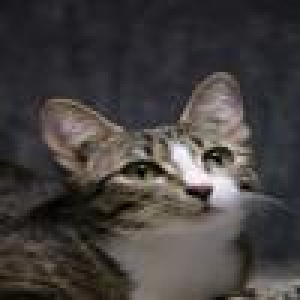
#> input picture assets/images/cats/cat1.jpg, 100 x 100 px (shown 3 times larger)
$ python -i functions.py   (imports and definitions only)
#> lines starting #> are read from the running program, lines starting #| are printed output that depends on the picture; after the words box and inside, x2 and y2 are one past the last pixel; in counts of white or black regions, pixels touching at a corner belong together
import numpy as np
import os
import tkinter as tk
import cv2
import random
from tkinter import filedialog, messagebox, Label
from PIL import Image, ImageTk


# ***************************Dossiers pour stocker les images de chats et de chiens
CAT_FOLDER="assets/images/cats"
DOG_FOLDER ="assets/images/dogs"


# ***************Initialiser les listes
dataset = []  # Stocker les données prêtes pour l’entraînement
selected_images_chat = []  # Stocker les chemins des images de chats sélectionnées
selected_images_chien = []   # Stocker les chemins des images de chiens sélectionnées

#************************** Vérifier si les dossiers existent, sinon les créer
# [73 lines left out: functions create_folders, update_display, choose_images, not called in this run]


#****************** Fonction pour extraire la couleur dominante
def extract_dominant_color(img_path):
    img = Image.open(img_path).resize((150, 150))   # Redimensionner l'image à une taille fixe
    img_array = np.array(img)  # Convertir l'image en tableau numpy

    # Calculer la couleur dominante (moyenne des couleurs RGB)
    avg_color = img_array.mean(axis=(0, 1))  # Moyenne des pixels en R, G, B
    # Retourner la couleur dominante sous la forme d'une chaîne lisible
    return f"RGB({int(avg_color[0])}, {int(avg_color[1])}, {int(avg_color[2])})"

# ******************** Fonction pour extraire les couleurs dominantes d'une liste d'images avec un label
def extract_colors_from_images(image_list, label):

    dominant_colors = []  # Liste pour stocker les couleurs dominantes
    for img_path in image_list:
        dominant_color = extract_dominant_color(img_path)  # Extraire la couleur dominante de l'image
        dominant_colors.append((label, dominant_color))  # Ajouter la couleur dominante avec le label

    return dominant_colors  # Retourner la liste des couleurs dominantes avec le label

# Exemple d'utilisation pour les images de chats et de chiens
cats_colors = extract_colors_from_images(selected_images_chat, "chat")
dogs_colors = extract_colors_from_images(selected_images_chien, "chien")


# *********************************Afficher les couleurs dominantes extraites
# [2 lines not run here, left out]


#*******************************fonction pour detecter la forme approximative des yeux

def detect_eye_shapes(image_path):
    image = cv2.imread(image_path)
    if image is None:
        print(f"{image_path}: image introuvable.")
        return None

    gray = cv2.cvtColor(image, cv2.COLOR_BGR2GRAY)
    gray = cv2.equalizeHist(gray)
    gray = cv2.GaussianBlur(gray, (5, 5), 0)

    face_cascade = cv2.CascadeClassifier(cv2.data.haarcascades + 'haarcascade_frontalface_default.xml')
    eye_cascade = cv2.CascadeClassifier(cv2.data.haarcascades + 'haarcascade_eye.xml')

    faces = face_cascade.detectMultiScale(gray, scaleFactor=1.1, minNeighbors=5)

    for (x, y, w, h) in faces:
        roi_gray = gray[y:y+int(h*0.6), x:x+w]  # se concentrer sur le haut du visage
        eyes = eye_cascade.detectMultiScale(roi_gray, scaleFactor=1.05, minNeighbors=3, minSize=(10, 10))

        if len(eyes) > 0:
            print(f"{image_path}: {len(eyes)} yeux détectés")
            return len(eyes)

    print(f"{image_path}: Aucun œil détecté")
    return None

#*******************************Fonction pour parcourir une liste d'images et détecter la forme des yeux
def detect_eye_shapes_from_liste(liste):
    all_eye_shapes = {}  # Dictionnaire pour stocker les formes des yeux pour chaque image

    for img_path in liste:
        eye_shapes = detect_eye_shapes(img_path)  # Appeler la fonction de détection pour chaque image
        all_eye_shapes[img_path] = eye_shapes  # Ajouter les formes des yeux dans le dictionnaire

    return all_eye_shapes


# *****************************Extraire la forme approximative des yeux depuis des images dans le dossier des chats et des chiens
cat_eye_shapes =  detect_eye_shapes_from_liste(selected_images_chat)
dog_eye_shapes =  detect_eye_shapes_from_liste(selected_images_chien)

# [2 lines not run here, left out]

#fonction pour estimer la taille d un animal depuis une image
def estimer_taille_animal(image_path):
    # Charger l'image en niveaux de gris
    image = cv2.imread(image_path, cv2.IMREAD_GRAYSCALE)
    # Appliquer un flou pour enlever du bruit
    blurred = cv2.GaussianBlur(image, (5, 5), 0)
    # Détection des contours
    _, threshold = cv2.threshold(blurred, 50, 255, cv2.THRESH_BINARY_INV + cv2.THRESH_OTSU)
    # Trouver les contours
    contours, _ = cv2.findContours(threshold, cv2.RETR_EXTERNAL, cv2.CHAIN_APPROX_SIMPLE)
    # Trouver le plus grand contour (supposé être l'animal)
    if contours:
        largest_contour = max(contours, key=cv2.contourArea)
        animal_area = cv2.contourArea(largest_contour)
    else:
        animal_area = 0
    # Taille totale de l'image
    total_area = image.shape[0] * image.shape[1]
    # Proportion de l’image occupée par l’animal
    taille_relative = animal_area / total_area
    return taille_relative

#******************fonction parcourir la lsite des images
def estimer_taille_liste(liste):
    tailles_relatives = []  # Liste pour stocker les tailles relatives

    for path in liste:
        taille = estimer_taille_animal(path)  # Appliquer la fonction à chaque image
        tailles_relatives.append(taille)      # Ajouter le résultat à la liste

    return tailles_relatives

#******estimer les tailles relatives des chats et des chiens
cats_relatives_tailles =estimer_taille_liste(selected_images_chat)
dogs_relatives_tailles =estimer_taille_liste(selected_images_chien)

#*****fonction pour detecter la forme des ooreilles
def detect_ear_shape(img_path):
    img = cv2.imread(img_path)
    gray = cv2.cvtColor(img, cv2.COLOR_BGR2GRAY)
    blurred = cv2.GaussianBlur(gray, (5, 5), 0)

    edges = cv2.Canny(blurred, 50, 150)
    contours, _ = cv2.findContours(edges, cv2.RETR_EXTERNAL, cv2.CHAIN_APPROX_SIMPLE)

    sharp_points = 0

    for cnt in contours:
        approx = cv2.approxPolyDP(cnt, 0.02 * cv2.arcLength(cnt, True), True)
        if len(approx) == 3:
            x, y, w, h = cv2.boundingRect(cnt)
            if y < img.shape[0] // 2:  # Partie haute
                sharp_points += 1

    if sharp_points >= 2:
        return "pointues"
    else:
        return "arrondies"

        #****fonction pour parcourir la liste des chat et chien

def detect_ear_shapes_from_list(image_list):
    resultats = {}  # Dictionnaire pour stocker les résultats

    for image_path in image_list:
        forme = detect_ear_shape(image_path)
        resultats[image_path] = forme

    return resultats

cats_ears_shapes=detect_ear_shapes_from_list(selected_images_chat)
dogs_ears_shapes=detect_ear_shapes_from_list(selected_images_chien)


# [52 lines left out: function train_model, not called in this run]


#***** fonction pour choisir une nouvelle image
def browse_image():
    path = filedialog.askopenfilename(
        title="Sélectionner une image",
        filetypes=[("Images", "*.jpg;*.jpeg;*.png;*.bmp;*.gif")]
    )
#> the answer given: assets/images/cats/cat1.jpg
    if path:
        img = Image.open(path)
#> img is the input picture: PIL image 100x100 RGB; mean R, G, B 68.3, 64.2, 63.1
        img = img.resize((150, 150))
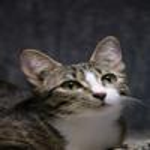
#> img: PIL image 150x150 RGB; mean R, G, B 68.3, 64.2, 63.1
        img_tk = ImageTk.PhotoImage(img)
        return img_tk
# Appeler la fonction pour sélectionner une image
image_selectionne = browse_image()

def moyenne(liste):
    if len(liste) == 0:
        return 0
    return sum(liste) / len(liste)

def distance_simple(a, b):
    return abs(a - b)

def predir_animal(img_path):

    # Étape 1 : Extraire les caractéristiques de l'image cible
#> called with img_path = 'assets/images/cats/cat1.jpg'
    color_dominant = extract_dominant_color(img_path)
#> in extract_dominant_color, `avg_color = img_array.mean(axis=(0, 1))`: avg_color = [68.35, 64.2, 63.12]
#> color_dominant = 'RGB(68, 64, 63)'
    eyes_shape = detect_eye_shapes(img_path)
#> in detect_eye_shapes, `gray = cv2.equalizeHist(gray)`:
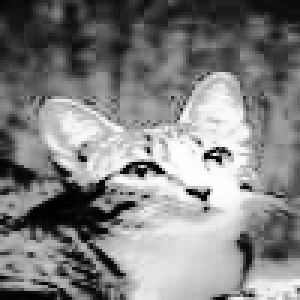
#> gray: shape (100, 100) (shown 3 times larger); min 0, max 255, mean 129.2
#> in detect_eye_shapes, `gray = cv2.GaussianBlur(gray, (5, 5), 0)`:
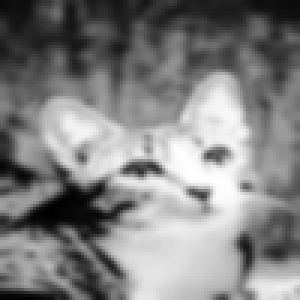
#> gray: shape (100, 100) (shown 3 times larger); min 1, max 254, mean 129.2
#> in detect_eye_shapes, `faces = face_cascade.detectMultiScale(gray, scaleFactor=1.1, minNeighb..`: faces = ()
    relative_size = estimer_taille_animal(img_path)
#> in estimer_taille_animal, `blurred = cv2.GaussianBlur(image, (5, 5), 0)`:
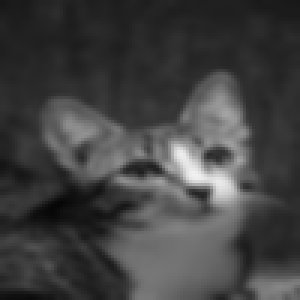
#> blurred: shape (100, 100) (shown 3 times larger); min 6, max 240, mean 65.3
#> in estimer_taille_animal, `_, threshold = cv2.threshold(blurred, 50, 255, cv2.THRESH_BINARY_INV +..`:
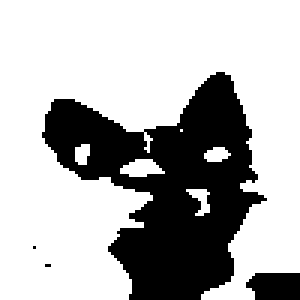
#> threshold: shape (100, 100) (shown 3 times larger); 70.1% white; 4 black regions (2 under 20 px)
#> in estimer_taille_animal, `contours, _ = cv2.findContours(threshold, cv2.RETR_EXTERNAL, cv2.CHAIN..`: contours = 6 contours, 2 with area under 20; largest, box (x1, y1, x2, y2) and area: (0, 0, 100, 100) 6528, (40, 53, 55, 59) 46, (68, 49, 77, 54) 24, (62, 63, 70, 72) 23
#> in estimer_taille_animal, `largest_contour = max(contours, key=cv2.contourArea)`: largest_contour = contour of 173 points, box (x1, y1, x2, y2) (0, 0, 100, 100), area 6528
#> in estimer_taille_animal, `animal_area = cv2.contourArea(largest_contour)`: animal_area = 6528.5
#> in estimer_taille_animal, `taille_relative = animal_area / total_area`: taille_relative = 0.653
#> relative_size = 0.653
    ears_shape = detect_ear_shape(img_path)
#> in detect_ear_shape, `edges = cv2.Canny(blurred, 50, 150)`:
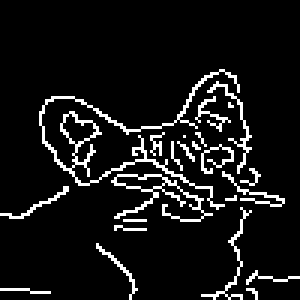
#> edges: shape (100, 100) (shown 3 times larger); 8.3% white in thin lines or dots, all inside (x1, y1, x2, y2) = (0, 23, 100, 100)
#> in detect_ear_shape, `contours, _ = cv2.findContours(edges, cv2.RETR_EXTERNAL, cv2.CHAIN_APP..`: contours = 23 contours, 21 with area under 20; largest, box (x1, y1, x2, y2) and area: (13, 23, 80, 70) 136, (37, 58, 71, 74) 78
#> the loop in detect_ear_shape, `for cnt in contours:` made 23 passes
#> (approx, x, y, w, h, sharp_points) on pass 20: ([[76, 34], [76, 35], [77, 35]], 76, 34, 2, 2, 1)
#> approx on passes 2, 6, 8, 14, 17: [[0, 96], [16, 97]], [[41, 73], [48, 73]], [[78, 65], [77, 66], [75, 66], [78, 66]], [[64, 47], [64, 48], [65, 49], [66, 49]], [[61, 45]]
#> after the loop in detect_ear_shape, `for cnt in contours:`: sharp_points = 1

    # Remplacer None par 0 si besoin
    if eyes_shape is None:
        eyes_shape = 0
    if ears_shape is None:
        ears_shape = 0

    # Étape 2 : Moyennes de chaque classe
    moy_cat_color = moyenne(cats_colors)
    moy_dog_color = moyenne(dogs_colors)

    moy_cat_eyes = moyenne(cat_eye_shapes)
    moy_dog_eyes = moyenne(dog_eye_shapes)

    moy_cat_size = moyenne(cats_relatives_tailles )
    moy_dog_size = moyenne(dogs_relatives_tailles )

    moy_cat_ears = moyenne(cats_ears_shapes)
    moy_dog_ears = moyenne(dogs_ears_shapes)

    # Étape 3 : Calculer la "distance" à chaque classe
    dist_cat = (distance_simple(color_dominant, moy_cat_color) +
                distance_simple(eyes_shape, moy_cat_eyes) +
                distance_simple(relative_size, moy_cat_size) +
                distance_simple(ears_shape, moy_cat_ears))

    dist_dog = (distance_simple(color_dominant, moy_dog_color) +
                distance_simple(eyes_shape, moy_dog_eyes) +
                distance_simple(relative_size, moy_dog_size) +
                distance_simple(ears_shape, moy_dog_ears))

    # Étape 4 : Calculer le pourcentage de similarité
    total_distance = dist_cat + dist_dog
    if total_distance == 0:
        percent_cat = 50  # Dans ce cas, l'image est équidistante des deux classes.
        percent_dog = 50
    else:
        percent_cat = (dist_dog / total_distance) * 100
        percent_dog = (dist_cat / total_distance) * 100

    # Étape 5 : Choisir la classe la plus proche
    if dist_cat < dist_dog:
        prediction = "chat"
    elif dist_dog < dist_cat:
        prediction = "chien"
    else:
        prediction = "Inconnu"

    # Affichage des résultats avec pourcentage
    print(f"Image : {img_path}")
    print(f" - Couleur dominante : {color_dominant}")
    print(f" - Forme yeux : {eyes_shape}")
    print(f" - Taille relative : {relative_size:.2f}")
    print(f" - Oreilles détectées : {ears_shape}")
    print(f" - Distance Chat : {dist_cat:.2f}")
    print(f" - Distance Chien : {dist_dog:.2f}")
    print(f" - Prédiction : {prediction}")
    print(f" - Pourcentage Chat : {percent_cat:.2f}%")
    print(f" - Pourcentage Chien : {percent_dog:.2f}%")

    return prediction, percent_cat, percent_dog

"""
#************fonction faire prediction de l image que l utilisateurfait selectionner dans interface 2
def predict_image(img_path):
    total_score_cat = 0
    total_score_dog = 0
    dominant_color = extract_dominant_color(img_path)

    # shape of eyes
    img = cv2.imread(img_path)
    gray = cv2.cvtColor(img, cv2.COLOR_BGR2GRAY)
    eye_cascade = cv2.CascadeClassifier(cv2.data.haarcascades + 'haarcascade_eye.xml')
    eyes = eye_cascade.detectMultiScale(gray, scaleFactor=1.1, minNeighbors=5)
    eye_shape = "inconnu"
    for (x, y, w, h) in eyes:
        ratio = w / h
        eye_shape = "rond" if ratio < 1.2 else "allongé"
        break

    # Comparaison des couleurs
    color_distance_cat = compare_color_distance(dominant_color, cats_colors)
    color_distance_dog = compare_color_distance(dominant_color, dogs_colors)

    # Comparaison des yeux
    eye_score_cat = 0 if eye_shape in cat_eye_shapes else 1
    eye_score_dog = 0 if eye_shape in dog_eye_shapes else 1


    # Forme des oreilles
    ear_shape = detect_ear_shape(img_path)

    # Extraire les formes d'oreilles des images d'entraînement
    cat_ears = [detect_ear_shape(os.path.join(CAT_FOLDER, f))
                for f in os.listdir(CAT_FOLDER) if f.lower().endswith(('.jpg', '.jpeg', '.png'))]
    dog_ears = [detect_ear_shape(os.path.join(DOG_FOLDER, f))
                for f in os.listdir(DOG_FOLDER) if f.lower().endswith(('.jpg', '.jpeg', '.png'))]

    matched_cat = cat_ears.count(ear_shape)
    matched_dog = dog_ears.count(ear_shape)

    ear_score_cat = matched_cat / len(cat_ears) if len(cat_ears) > 0 else 0
    ear_score_dog = matched_dog / len(dog_ears) if len(dog_ears) > 0 else 0
    # Calcul total des scores
    total_score_cat = color_distance_cat + (eye_score_cat * 50) + (1 - ear_score_cat) * 50
    total_score_dog = color_distance_dog + (eye_score_dog * 50) + (1 - ear_score_dog) * 50

    if total_score_cat < total_score_dog:
        confidence = max(50, int(100 - total_score_cat))
        return f"{confidence}% chat"
    else:
        confidence = max(50, int(100 - total_score_dog))
        return f"{confidence}% chien"
"""

#> (the run stopped early here; a loop or call above may not have finished)

$ run again, on assets/images/cats/cat14.jpg
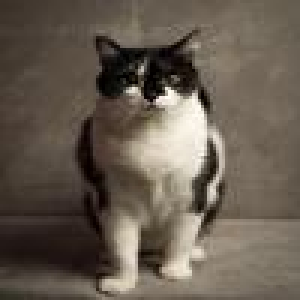
#> input picture assets/images/cats/cat14.jpg, 100 x 100 px (shown 3 times larger)
#> in browse_image, img is the input picture: PIL image 100x100 RGB; mean R, G, B 103.2, 92.6, 80.8
#> img: PIL image 150x150 RGB
#> avg_color = [103.2, 92.66, 80.81]
#> color_dominant = 'RGB(103, 92, 80)'
#> faces = ()
#> in estimer_taille_animal, `_, threshold = cv2.threshold(blurred, 50, 255, cv2.THRESH_BINARY_INV +..`:
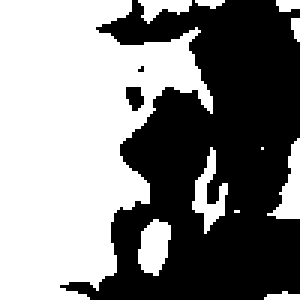
#> threshold: shape (100, 100) (shown 3 times larger); 51.4% white; 3 black regions (1 under 20 px)
#> in estimer_taille_animal, `contours, _ = cv2.findContours(threshold, cv2.RETR_EXTERNAL, cv2.CHAIN..`: contours = 11 contours, 6 with area under 20; largest, box (x1, y1, x2, y2) and area: (0, 0, 71, 100) 4391, (46, 73, 57, 92) 129, (64, 49, 76, 78) 103, (89, 46, 100, 73) 102, (46, 0, 64, 8) 57
#> largest_contour = contour of 104 points, box (x1, y1, x2, y2) (0, 0, 71, 100), area 4391
#> animal_area = 4391
#> taille_relative = 0.439
#> in detect_ear_shape, `edges = cv2.Canny(blurred, 50, 150)`:
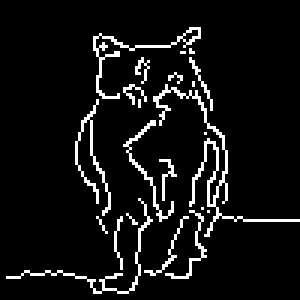
#> edges: shape (100, 100) (shown 3 times larger); 7.2% white in thin lines or dots, all inside (x1, y1, x2, y2) = (2, 9, 100, 98)
#> in detect_ear_shape, `contours, _ = cv2.findContours(edges, cv2.RETR_EXTERNAL, cv2.CHAIN_APP..`: contours = 22 contours, 20 with area under 20; largest, box (x1, y1, x2, y2) and area: (51, 28, 100, 79) 34, (31, 9, 67, 33) 32
#> the loop in detect_ear_shape, `for cnt in contours:` made 22 passes
#> (approx, x, y, w, h, sharp_points) on pass 21: ([[63, 16], [63, 17], [64, 17]], 63, 16, 2, 2, 1)
#> after the loop in detect_ear_shape, `for cnt in contours:`: sharp_points = 1
